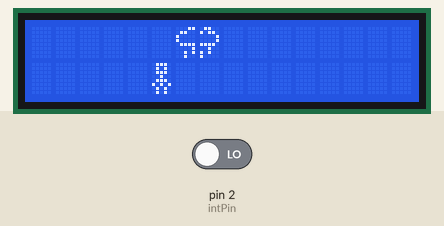
This sketch was run on a simulated Arduino Uno, built with avr-gcc and run on an emulated ATmega328P. On the bench: 16×2 character LCD. The inputs (shaded band) are chosen by the test bench; at power-on: pin 2 (intPin) LOW.

Above: at 1.2 s.
1.3 s: pin 2 (intPin) driven HIGH
At 1.65 s:
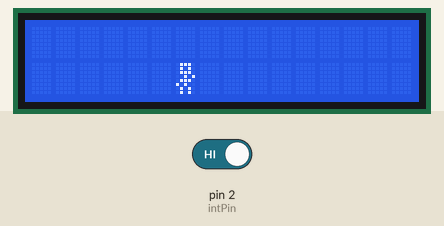
3.9 s: pin 2 (intPin) driven LOW
At 4.25 s:
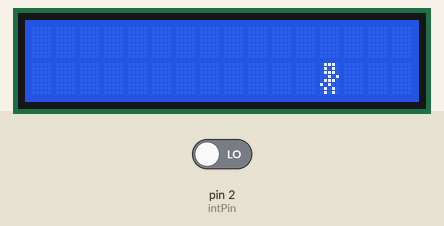
5.6 s: pin 2 (intPin) driven HIGH
At 14.95 s:
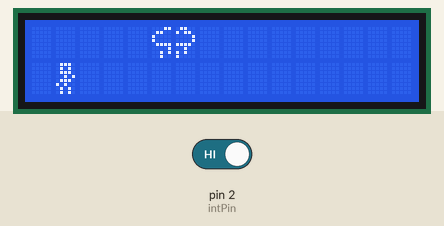

The sketch:

GraphicInterrupt.ino
```cpp
#include <avr/io.h>
#include <avr/interrupt.h>
#include <LiquidCrystal.h>

volatile byte segundos;
const int intPin = 2;
int nubepos=4;
int contador=1;
int pos;
LiquidCrystal lcd = LiquidCrystal(A0, A1, A2, A3, A4, A5);
byte cabezaamedias[] = {
  B00000,
  B00000,
  B00000,
  B00000,
  B01110,
  B01010,
  B01110,
  B00100
};

byte cuerpoamedias[] = {
  B01110,
  B10101,
  B01010,
  B01010,
  B00000,
  B00000,
  B00000,
  B00000
};

byte Nubeizq[8] = {
  B00011,
  B01100,
  B10000,
  B10000,
  B01111,
  B00001,
  B00101,
  B00100
};

byte Nubeder[8] = {
  B01100,
  B10110,
  B00001,
  B00001,
  B11110,
  B00100,
  B10100,
  B10000
};

byte customChar[8] = {
  B01110,
  B01010,
  B01110,
  B00100,
  B01110,
  B10101,
  B01010,
  B01010
};

byte customChar2[8] = {
  B01110,
  B01010,
  B01110,
  B00101,
  B01110,
  B10100,
  B01010,
  B01010
};

void setup(){
  cli();
  TCCR1A=0;
  TCCR1B=0;
  OCR1A=15624;
  TCCR1B |= (1<<WGM12);
  TCCR1B |= (1<<CS10);
  TCCR1B |= (1<<CS12);
  TIMSK1=(1<<OCIE1A);
  sei();
  attachInterrupt(digitalPinToInterrupt(intPin), saludar, CHANGE);
        lcd.begin(16, 2);
        lcd.createChar(1, customChar);
        lcd.createChar(0, customChar2);
        lcd.createChar(2, Nubeizq);
        lcd.createChar(3, Nubeder);
        lcd.createChar(4, cabezaamedias);
        lcd.createChar(5, cuerpoamedias);
}

void loop()
{
  lcd.write((uint8_t)0);
  lcd.clear();
  for (pos = 0; pos < 16; pos++)
      {
        if(contador == 3){
        nubepos++;
        contador=0;
        if(nubepos==15){
          nubepos=0;
        }
        }
        lcd.clear();//Situamos el cursor
        lcd.setCursor(nubepos, 0);// Escribimos el texto
        lcd.write((uint8_t)2);// Esperamos
        lcd.setCursor(nubepos+1, 0);// Escribimos el texto
        lcd.write((uint8_t)3);// Esperamos
        lcd.setCursor(pos, 1);// Escribimos el texto
        lcd.write(1);// Esperamos
        delay(200);
        contador++;
      }
}

ISR(TIMER1_COMPA_vect){
  segundos++;
  if(segundos==15)
  {
    if(nubepos == pos || nubepos+1 == pos){
          nubepos++;
          nubepos++;
    }
    for(int i=0; i<5; i++)
    {
        lcd.clear();//Situamos el cursor
        lcd.setCursor(nubepos, 0);// Escribimos el texto
        lcd.write((uint8_t)2);// Esperamos
        lcd.setCursor(nubepos+1, 0);// Escribimos el texto
        lcd.write((uint8_t)3);// Esperamos

        lcd.setCursor(pos, 1);// Escribimos el texto
        lcd.write((uint8_t)0);// Esperamos
        delay(50000);
        lcd.setCursor(pos, 0);// Escribimos el texto
        lcd.write((uint8_t)4);// Esperamos
        lcd.setCursor(pos, 1);// Escribimos el texto
        lcd.write((uint8_t)5);// Esperamos
        delay(30000);

        lcd.clear();//Situamos el cursor
        lcd.setCursor(nubepos, 0);// Escribimos el texto
        lcd.write((uint8_t)2);// Esperamos
        lcd.setCursor(nubepos+1, 0);// Escribimos el texto
        lcd.write((uint8_t)3);// Esperamos
        lcd.setCursor(pos, 0);// Escribimos el texto
        lcd.write((uint8_t)0);// Esperamos
        delay(50000);
        lcd.setCursor(pos, 0);// Escribimos el texto
        lcd.write((uint8_t)4);// Esperamos
        lcd.setCursor(pos, 1);// Escribimos el texto
        lcd.write((uint8_t)5);// Esperamos
        delay(30000);

        lcd.clear();//Situamos el cursor
        lcd.setCursor(nubepos, 0);// Escribimos el texto
        lcd.write((uint8_t)2);// Esperamos
        lcd.setCursor(nubepos+1, 0);// Escribimos el texto
        lcd.write((uint8_t)3);// Esperamos
        lcd.setCursor(pos, 1);// Escribimos el texto
        lcd.write((uint8_t)0);// Esperamos
        delay(30000);
    }
    segundos=0;
  }
}

void saludar()
{
  for(int i=0; i<3; i++)
    {
        lcd.clear();//Situamos el cursor
        lcd.setCursor(nubepos, 0);// Escribimos el texto
        lcd.write((uint8_t)2);// Esperamos
        lcd.setCursor(nubepos+1, 0);// Escribimos el texto
        lcd.write((uint8_t)3);// Esperamos
        lcd.setCursor(pos, 1);// Escribimos el texto
        lcd.write((uint8_t)1);// Esperamos
        delay(50000);
        lcd.clear();//Situamos el cursor
        lcd.setCursor(pos, 1);// Escribimos el texto
        lcd.write((uint8_t)0);// Esperamos
       delay(50000);
    }
}
```

Measured:
- after the input at 1.3 s, the display: changes after 0.24 s (image 1)
- after the input at 3.9 s, the display: changes after 0.24 s (image 2)
- after the input at 5.6 s, the display: first changes after 0.24 s (image 3 shows a later state)
